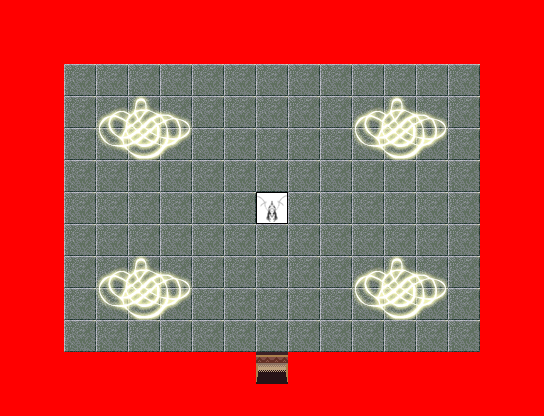

Tiled map render using the project's own tile images. Description and the map definition, with tile-layer contents summarised, below:
An orthogonal 17x13 tile map with 32x32 px tiles, 6 tile layers (0_floor, 1_terrain, 2_object, objects, ...), 8 tilesets.

<map version="1.2" tiledversion="1.2.2" orientation="orthogonal" renderorder="right-down" width="17" height="13" tilewidth="32" tileheight="32" infinite="0" nextlayerid="7" nextobjectid="1">
 <tileset firstgid="1" name="int_wall_dark_red" tilewidth="32" tileheight="32" tilecount="16" columns="4">
  <image source="../../tileset/building/wall/int_wall_dark_red.png" width="128" height="128" />
 </tileset>
 <tileset firstgid="17" name="int_wall_dark_red_corners" tilewidth="32" tileheight="32" tilecount="16" columns="4">
  <image source="../../tileset/building/wall/int_wall_dark_red_corners.png" width="128" height="128" />
 </tileset>
 <tileset firstgid="33" name="dark_red_ns" tilewidth="32" tileheight="32" tilecount="12" columns="3">
  <image source="../../tileset/building/entrance/dark_red_ns.png" width="96" height="128" />
 </tileset>
 <tileset firstgid="45" name="collision" tilewidth="32" tileheight="32" tilecount="1" columns="1">
  <image source="../../tileset/logic/collision.png" width="32" height="32" />
 </tileset>
 <tileset firstgid="46" name="obrazy" tilewidth="32" tileheight="32" tilecount="32" columns="8">
  <image source="../../tileset/pol/wyposazenie/obrazy.png" width="256" height="128" />
 </tileset>
 <tileset firstgid="78" name="kafelki" tilewidth="32" tileheight="32" tilecount="36" columns="6">
  <image source="../../tileset/pol/domki/podloga/kafelki_blyszczace.png" width="192" height="192" />
 </tileset>
 <tileset firstgid="114" name="kafelki2" tilewidth="32" tileheight="32" tilecount="6" columns="3">
  <image source="../../tileset/pol/domki/podloga/kafelki_blyszczace2.png" width="96" height="64" />
 </tileset>
 <tileset firstgid="120" name="dragon" tilewidth="32" tileheight="32" tilecount="7" columns="7">
  <image source="../../tileset/logic/creature/dragon.png" width="224" height="32" />
 </tileset>
 <layer id="1" name="0_floor" width="17" height="13">
  <data>[221 cells, 161 non-empty, 7 distinct tile ids]</data>
 </layer>
 <layer id="2" name="1_terrain" width="17" height="13">
  <data>[221 cells, 104 non-empty, 21 distinct tile ids]</data>
 </layer>
 <layer id="3" name="2_object" width="17" height="13">
  <data>[221 cells, 20 non-empty, 20 distinct tile ids]</data>
 </layer>
 <layer id="4" name="objects" width="17" height="13">
  <data>[221 cells, 1 non-empty, 1 distinct tile ids]</data>
 </layer>
 <layer id="5" name="collision" width="17" height="13">
  <data>[221 cells, 103 non-empty, 1 distinct tile ids]</data>
 </layer>
 <layer id="6" name="protection" width="17" height="13">
  <data>[221 cells, 0 non-empty, 0 distinct tile ids]</data>
 </layer>
</map>
